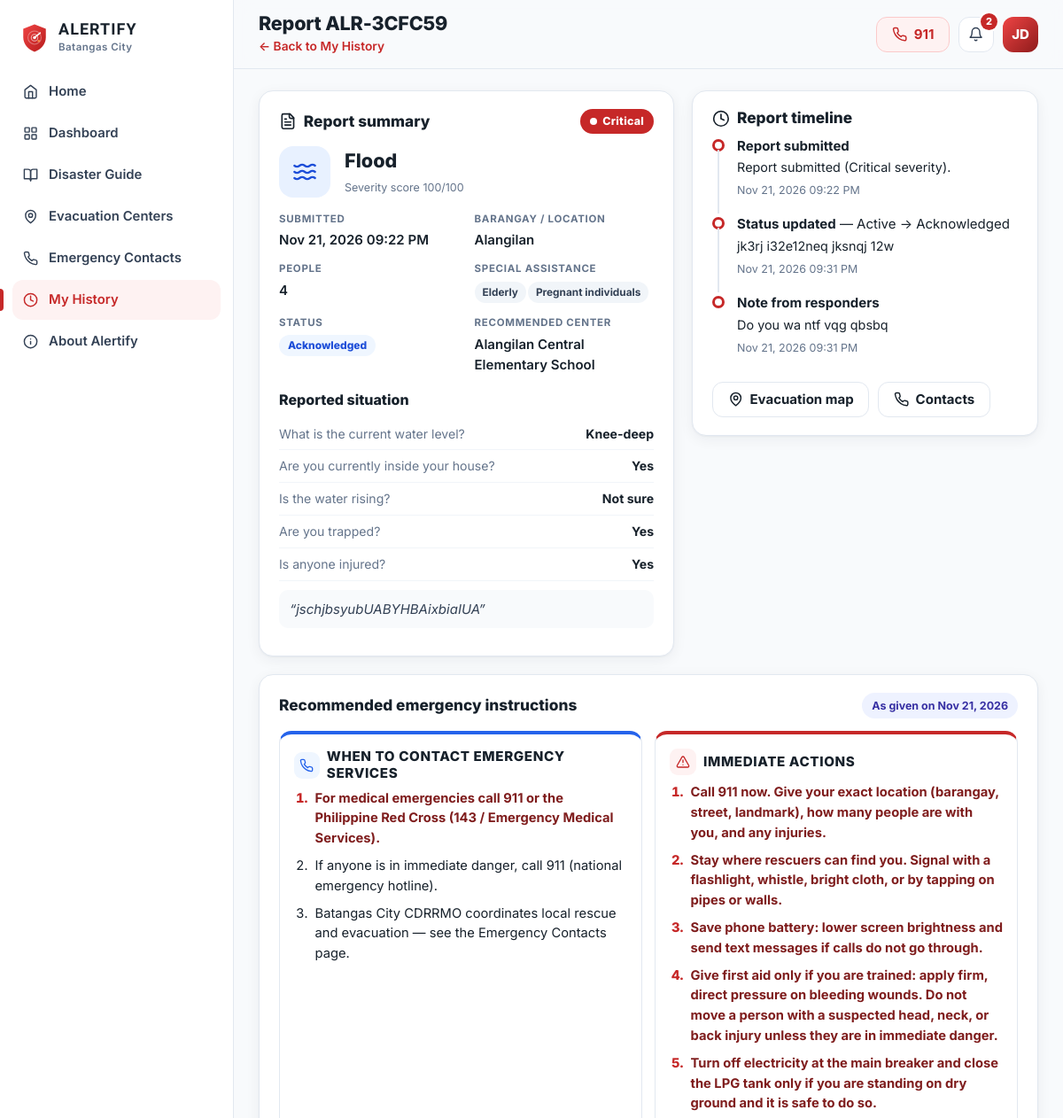
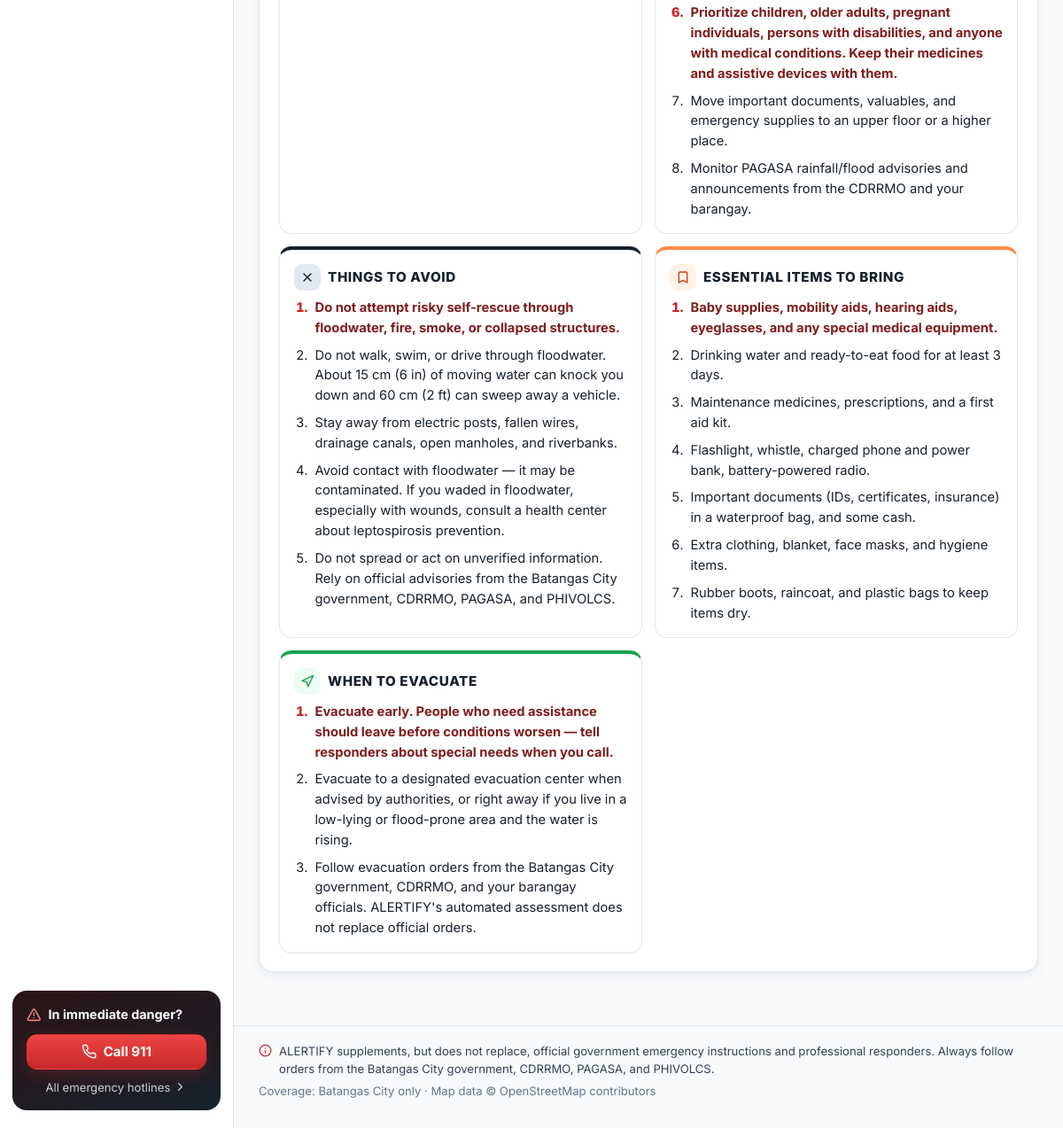
The page /history/ALR-3CFC59 (signed in) on the database its author committed (2 pictures, top to bottom).
### models.py (models this page shows, shortened)
class DisasterReport(db.Model):
    __tablename__ = "disaster_reports"
    id = db.Column(db.Integer, primary_key=True)
    reference = db.Column(db.String(16), unique=True, index=True)
    user_id = db.Column(db.Integer, db.ForeignKey("users.id"), index=True)
    guest_token = db.Column(db.String(64), index=True)  # for reports made before login
    category_id = db.Column(db.Integer, db.ForeignKey("disaster_categories.id"), nullable=False)
    answers_json = db.Column(db.Text, default="{}")
    barangay = db.Column(db.String(80))
    latitude = db.Column(db.Float)
    longitude = db.Column(db.Float)
    location_accuracy = db.Column(db.Float)
    location_source = db.Column(db.String(20))  # gps | map_pin | manual
    people_count = db.Column(db.Integer, default=1)
    special_assistance = db.Column(db.String(255))
    description = db.Column(db.Text)
    severity = db.Column(db.String(12))       # low|moderate|high|critical
    severity_score = db.Column(db.Integer)
    flags = db.Column(db.String(255))
    instructions_json = db.Column(db.Text)    # snapshot of what ALERTIFY recommended
    recommended_center_id = db.Column(db.Integer, db.ForeignKey("evacuation_centers.id"))
    recommended_distance_km = db.Column(db.Float)
    status = db.Column(db.String(20), default="active")  # active|acknowledged|responding|resolved|closed
    saved = db.Column(db.Boolean, default=False)
    created_at = db.Column(db.DateTime, default=utcnow, index=True)
    updated_at = db.Column(db.DateTime, default=utcnow, onupdate=utcnow)
    user = db.relationship("User", back_populates="reports")
    category = db.relationship("DisasterCategory")
    recommended_center = db.relationship("EvacuationCenter")
    history = db.relationship("ReportHistory", back_populates="report",
                              order_by="ReportHistory.created_at",
                              cascade="all, delete-orphan")
    @property
    def instructions(self):
        try:
            return json.loads(self.instructions_json or "{}")
        except ValueError:
            return {}

class User(UserMixin, db.Model):
    __tablename__ = "users"
    id = db.Column(db.Integer, primary_key=True)
    full_name = db.Column(db.String(120), nullable=False)
    email = db.Column(db.String(160), unique=True, nullable=False, index=True)
    phone = db.Column(db.String(30))
    barangay = db.Column(db.String(80))
    password_hash = db.Column(db.String(255), nullable=False)
    is_active_account = db.Column(db.Boolean, default=True, nullable=False)
    reset_token = db.Column(db.String(64), index=True)
    reset_expires = db.Column(db.DateTime)
    created_at = db.Column(db.DateTime, default=utcnow)
    last_login = db.Column(db.DateTime)
    reports = db.relationship("DisasterReport", back_populates="user", lazy="dynamic")
    admin_account = db.relationship("AdminAccount", back_populates="user", uselist=False,
                                    foreign_keys="AdminAccount.user_id",
                                    cascade="all, delete-orphan")
    @property
    def is_active(self):  # Flask-Login: blocks deactivated accounts
        return self.is_active_account
    @property
    def is_admin(self):
        return self.admin_account is not None and self.admin_account.active
    @property
    def initials(self):
        parts = [p for p in self.full_name.split() if p]
        return "".join(p[0] for p in parts[:2]).upper() or "U"

class DisasterCategory(db.Model):
    __tablename__ = "disaster_categories"
    id = db.Column(db.Integer, primary_key=True)
    code = db.Column(db.String(30), unique=True, nullable=False)
    name = db.Column(db.String(60), nullable=False)
    icon = db.Column(db.String(10))
    description = db.Column(db.String(255))
    sort_order = db.Column(db.Integer, default=0)
    active = db.Column(db.Boolean, default=True)

class EvacuationCenter(db.Model):
    __tablename__ = "evacuation_centers"
    id = db.Column(db.Integer, primary_key=True)
    name = db.Column(db.String(200), nullable=False)
    location = db.Column(db.String(200))          # location text exactly as in source
    barangay = db.Column(db.String(80), index=True)
    capacity_families = db.Column(db.Integer)     # None = not provided in source
    capacity_persons = db.Column(db.Integer)
    latitude = db.Column(db.Float)
    longitude = db.Column(db.Float)
    source = db.Column(db.String(200))
    source_note = db.Column(db.String(255))
    verified = db.Column(db.Boolean, default=False)
    verified_at = db.Column(db.DateTime)
    verified_by = db.Column(db.Integer, db.ForeignKey("users.id"))
    hazards = db.Column(db.String(200), default="")
    operational_status = db.Column(db.String(20), default="unknown")  # unknown|open|full|closed
    status_updated_at = db.Column(db.DateTime)
    active = db.Column(db.Boolean, default=True)
    created_at = db.Column(db.DateTime, default=utcnow)
    updated_at = db.Column(db.DateTime, default=utcnow, onupdate=utcnow)

class ReportHistory(db.Model):
    __tablename__ = "report_history"
    id = db.Column(db.Integer, primary_key=True)
    report_id = db.Column(db.Integer, db.ForeignKey("disaster_reports.id"), nullable=False, index=True)
    event = db.Column(db.String(30), nullable=False)  # created|status_change|saved|claimed|note
    old_status = db.Column(db.String(20))
    new_status = db.Column(db.String(20))
    note = db.Column(db.String(500))
    actor_id = db.Column(db.Integer, db.ForeignKey("users.id"))
    created_at = db.Column(db.DateTime, default=utcnow)
    report = db.relationship("DisasterReport", back_populates="history")
    actor = db.relationship("User")

### app.py (the view)
@app.route("/history/<ref>")
@login_required
def history_detail(ref):
    r = DisasterReport.query.filter_by(reference=ref, user_id=current_user.id).first_or_404()
    return render_template("history_detail.html", r=r, data=r.instructions, sections=engine.SECTIONS,
                           special_labels=dict(engine.SPECIAL_ASSISTANCE))

### app.py (called while the page is built, shortened)
@login_manager.user_loader
def load_user(uid):
    return db.session.get(User, int(uid))

def ph_time(dt, fmt="%b %d, %Y %I:%M %p"):
    return (dt + PH_OFFSET).strftime(fmt) if dt else "—"

def csrf_token():
    if "csrf" not in session:
        session["csrf"] = secrets.token_urlsafe(32)
    return session["csrf"]

@app.before_request
def csrf_protect():
    session.permanent = True

@app.after_request
def security_headers(resp):
    resp.headers.setdefault("X-Content-Type-Options", "nosniff")
    resp.headers.setdefault("X-Frame-Options", "SAMEORIGIN")
    resp.headers.setdefault("Referrer-Policy", "strict-origin-when-cross-origin")
    resp.headers.setdefault("Permissions-Policy", "geolocation=(self)")
    return resp

def visible_notifications(limit=None):
    now = utcnow()
    qry = Notification.query.filter(Notification.active.is_(True),
                                    or_(Notification.expires_at.is_(None), Notification.expires_at > now))
    if current_user.is_authenticated and current_user.barangay:
        qry = qry.filter(or_(Notification.barangay.is_(None), Notification.barangay == "",
                             Notification.barangay == current_user.barangay))
    qry = qry.order_by(Notification.created_at.desc())
    return qry.limit(limit).all() if limit else qry.all()

def unread_ids(notes):
    ids = [n.id for n in notes]
    if not ids:
        return set()
    if current_user.is_authenticated:
        read = {r.notification_id for r in NotificationRead.query.filter(
            NotificationRead.user_id == current_user.id, NotificationRead.notification_id.in_(ids))}
        return set(ids) - read
    seen = session.get("notif_seen", 0)
    return {n.id for n in notes if n.id > seen}

@app.context_processor
def inject_globals():
    notes = visible_notifications(limit=8)
    return {
        "categories": DisasterCategory.query.filter_by(active=True).order_by(DisasterCategory.sort_order).all(),
        "primary_contacts": EmergencyContact.query.filter_by(active=True, is_primary=True)
        .order_by(EmergencyContact.sort_order).all(),
        "nav_notifications": notes,
        "nav_unread": unread_ids(notes),
        "severity_labels": engine.SEVERITY_LABELS,
    }

### models.py (called while the page is built)
def utcnow():
    return datetime.now(timezone.utc).replace(tzinfo=None)

### templates/history_detail.html (shortened to what this page needs)
{% extends "app_layout.html" %}
{% import "_macros.html" as m with context %}
{% block page_title %}Report {{ r.reference }}{% endblock %}
{% block page_sub %}<p><a class="link" href="{{ url_for('history') }}">← Back to My History</a></p>{% endblock %}
{% block content %}
<div class="result-grid">
  <section class="card assess">
    <div class="card-head"><h2>{{ icon('file') }} Report summary</h2>{{ m.severity_badge(r.severity) }}</div>
    <div class="assess-top">
      <span class="hz-ic lg hz-{{ r.category.code }}">{{ icon(r.category.code) }}</span>
      <div><div class="assess-dis">{{ r.category.name }}</div><small class="muted">Severity score {{ r.severity_score }}/100</small></div>
    </div>
    <dl class="kv">
      <div><dt>Submitted</dt><dd>{{ r.created_at|ph }}</dd></div>
      <div><dt>Barangay / location</dt><dd>{{ r.barangay or '—' }}{% if r.latitude is not none %}<br><small class="muted">{{ '%.5f'|format(r.latitude) }}, {{ '%.5f'|format(r.longitude) }}</small>{% endif %}</dd></div>
      <div><dt>People</dt><dd>{{ r.people_count }}</dd></div>
      {% if r.special_assistance %}<div><dt>Special assistance</dt><dd>{% for s in r.special_assistance.split(',') %}<span class="tag">{{ special_labels.get(s, s) }}</span>{% endfor %}</dd></div>{% endif %}
      <div><dt>Status</dt><dd>{{ m.status_badge(r.status) }}</dd></div>
      <div><dt>Recommended center</dt><dd>{% if r.recommended_center %}{{ r.recommended_center.name }}{% else %}—{% endif %}</dd></div>
    </dl>
    <h3 class="mt">Reported situation</h3>
    <ul class="answer-list">{% for a in data.answers %}<li><span>{{ a.q }}</span><b>{{ a.a }}</b></li>{% endfor %}</ul>
    {% if r.description %}<p class="desc">“{{ r.description }}”</p>{% endif %}
  </section>
  <section class="card">
    <h2>{{ icon('clock') }} Report timeline</h2>
    <ol class="timeline">
      {% for h in r.history %}
        <li>
          <span class="tl-dot"></span>
          <div>
            <b>{{ {'created':'Report submitted','status_change':'Status updated','saved':'Saved to history','claimed':'Linked to your account','note':'Note from responders'}[h.event] }}</b>
            {% if h.event == 'status_change' %} — {{ h.old_status|capitalize }} → {{ h.new_status|capitalize }}{% endif %}
            {% if h.note %}<p>{{ h.note }}</p>{% endif %}
            <small class="muted">{{ h.created_at|ph }}</small>
          </div>
        </li>
      {% endfor %}
    </ol>
    <div class="row-actions">
      <a class="btn btn-outline" href="{{ url_for('evacuation_centers', hazard=r.category.code, lat=r.latitude or '', lng=r.longitude or '', center=r.recommended_center_id or '') }}">{{ icon('pin') }} Evacuation map</a>
      <a class="btn btn-outline" href="{{ url_for('contacts') }}">{{ icon('phone') }} Contacts</a>
    </div>
  </section>
</div>
<section class="card">
  <div class="card-head"><h2>Recommended emergency instructions</h2><span class="chip chip-auto">As given on {{ r.created_at|ph('%b %d, %Y') }}</span></div>
  {{ m.instruction_sections(data, sections, danger_first=data.immediate_danger) }}
</section>
{% endblock %}

### templates/app_layout.html (shortened to what this page needs)
{% extends "base.html" %}
{% import "_macros.html" as m with context %}
{% set nav = [
  ('index', 'home', 'Home'),
  ('dashboard', 'grid', 'Dashboard'),
  ('guide', 'book', 'Disaster Guide'),
  ('evacuation_centers', 'pin', 'Evacuation Centers'),
  ('contacts', 'phone', 'Emergency Contacts'),
  ('history', 'clock', 'My History'),
  ('about', 'info', 'About Alertify'),
] %}
{% block body_class %}app{% endblock %}
{% block body %}
<div class="shell">
  <aside class="sidebar" id="sidebar" aria-label="Main navigation">
    <a class="brand" href="{{ url_for('index') }}">
      <img src="{{ url_for('static', filename='img/logo.svg') }}" alt="" width="34" height="34">
      <span><b>ALERTIFY</b><small>Batangas City</small></span>
    </a>
    <nav class="side-nav">
      {% for ep, ic, label in nav %}
        <a href="{{ url_for(ep) }}" class="{{ 'active' if request.endpoint and (request.endpoint == ep or request.endpoint.startswith(ep + '_') or (ep == 'history' and request.endpoint == 'history_detail') or (ep == 'guide' and request.endpoint == 'guide_detail')) }}">
          {{ icon(ic) }}<span>{{ label }}</span>
        </a>
      {% endfor %}
    </nav>
    <div class="side-sos">
      <div class="side-sos-title">{{ icon('alert') }} In immediate danger?</div>
      <a class="btn btn-red btn-block" href="tel:911">{{ icon('phone') }} Call 911</a>
      <a class="side-sos-link" href="{{ url_for('contacts') }}">All emergency hotlines {{ icon('chevron') }}</a>
    </div>
  </aside>
  <div class="main-col">
    <header class="topbar">
      <div class="topbar-title">
        <h1>{% block page_title %}{% endblock %}</h1>
        {% block page_sub %}{% endblock %}
      </div>
      <div class="topbar-actions">
        <a class="btn btn-sos hide-sm" href="tel:911">{{ icon('phone') }} 911</a>
        <div class="dropdown">
          <button class="icon-btn" data-dropdown="notif-menu" aria-label="Notifications" aria-haspopup="true">
            {{ icon('bell') }}
            {% if nav_unread %}<span class="dot-count">{{ nav_unread|length }}</span>{% endif %}
          </button>
        </div>
        {% if current_user.is_authenticated %}
          <div class="dropdown">
            <button class="avatar" data-dropdown="user-menu" aria-label="Account menu" aria-haspopup="true">{{ current_user.initials }}</button>
          </div>
        {% else %}
          <a class="btn btn-ghost hide-sm" href="{{ url_for('login', next=request.path) }}">Log in</a>
          <a class="btn btn-dark" href="{{ url_for('register') }}">Sign up</a>
        {% endif %}
      </div>
    </header>
    <main id="main" class="content">
      {% block content %}{% endblock %}
    </main>
    <footer class="app-foot">
      <p>{{ icon('info') }} ALERTIFY supplements, but does not replace, official government emergency instructions and professional responders. Always follow orders from the Batangas City government, CDRRMO, PAGASA, and PHIVOLCS.</p>
      <p class="muted">Coverage: Batangas City only · Map data © OpenStreetMap contributors</p>
    </footer>
  </div>
</div>
{% endblock %}

### templates/_macros.html (shortened to what this page needs)
{% macro severity_badge(sev) %}
  <span class="sev sev-{{ sev }}"><i></i>{{ severity_labels.get(sev, sev)|default(sev) }}</span>
{% endmacro %}
{% macro status_badge(st) %}
  <span class="status status-{{ st }}">{{ st|capitalize }}</span>
{% endmacro %}
{% macro instruction_sections(data, sections, danger_first=false) %}
  {% set order = sections %}
  {% if danger_first %}
    {% set order = [sections[4]] + sections[:4] %}
  {% endif %}
  <div class="instr-grid">
  {% for key, label in order %}
    {% set items = data.sections[key] if data.sections else [] %}
    {% if items %}
      <section class="instr instr-{{ key }}">
        <h3>
          <span class="instr-ic">{{ icon({'immediate':'alert','avoid':'x','bring':'bookmark','evacuate':'navigation','contact':'phone'}[key]) }}</span>
          {{ label }}
        </h3>
        <ol>
          {% for it in items %}
            <li class="{{ 'urgent' if it.urgent }}">{{ it.text }}</li>
          {% endfor %}
        </ol>
      </section>
    {% endif %}
  {% endfor %}
  </div>
{% endmacro %}

### rows shown on the page
DisasterReport: reference "ALR-3CFC59", get "Critical", severity_score "100", created_at|ph "Nov 21, 2026 09:22 PM", barangay "Alangilan", people_count "4", status "Acknowledged", description "jschjbsyubUABYHBAixbiaIUA", created_at|ph "Nov 21, 2026"
User: initials "JD"
DisasterCategory: category.name "Flood"
EvacuationCenter: recommended_center.name "Alangilan Central Elementary School"
ReportHistory: event "Report submitted", note "Report submitted (Critical severity).", created_at|ph "Nov 21, 2026 09:22 PM"
ReportHistory: event "Status updated", old_status "Active", new_status "Acknowledged", note "jk3rj i32e12neq jksnqj 12w", created_at|ph "Nov 21, 2026 09:31 PM"
ReportHistory: event "Note from responders", note "Do you wa ntf vqg qbsbq", created_at|ph "Nov 21, 2026 09:31 PM"

### other values the page prints
{{ label }} "Home" "Dashboard" "Disaster Guide" "Evacuation Centers" "Emergency Contacts" "My History" "About Alertify"
{{ nav_unread|length }} "2"
{{ special_labels.get(s, s) }} "Elderly" "Pregnant individuals"
{{ a.q }} "What is the current water level?" "Are you currently inside your house?" "Is the water rising?" "Are you trapped?" "Is anyone injured?"
{{ a.a }} "Knee-deep" "Yes" "Not sure" "Yes" "Yes"
{{ label }} "WHEN TO CONTACT EMERGENCY SERVICES" "IMMEDIATE ACTIONS" "THINGS TO AVOID" "ESSENTIAL ITEMS TO BRING" "WHEN TO EVACUATE"
{{ it.text }} "For medical emergencies call 911 or the Philippine Red Cross (143 / Emergency Medical Services)." "If anyone is in immediate danger, call 911 (national emergency hotline)." "Batangas City CDRRMO coordinates local rescue and evacuation — see the Emergency Contacts page." "Call 911 now. Give your exact location (barangay, street, landmark), how many people are with you, and any injuries." "Stay where rescuers can find you. Signal with a flashlight, whistle, bright cloth, or by tapping on pipes or walls." "Save phone battery: lower screen brightness and send text messages if calls do not go through." "Give first aid only if you are trained: apply firm, direct pressure on bleeding wounds. Do not move a person with a suspected head, neck, or back injury unless they are in immediate danger." "Turn off electricity at the main breaker and close the LPG tank only if you are standing on dry ground and it is safe to do so." "Prioritize children, older adults, pregnant individuals, persons with disabilities, and anyone with medical conditions. Keep their medicines and assistive devices with them." "Move important documents, valuables, and emergency supplies to an upper floor or a higher place." "Monitor PAGASA rainfall/flood advisories and announcements from the CDRRMO and your barangay." "Do not attempt risky self-rescue through floodwater, fire, smoke, or collapsed structures." "Do not walk, swim, or drive through floodwater. About 15 cm (6 in) of moving water can knock you down and 60 cm (2 ft) can sweep away a vehicle." "Stay away from electric posts, fallen wires, drainage canals, open manholes, and riverbanks." "Avoid contact with floodwater — it may be contaminated. If you waded in floodwater, especially with wounds, consult a health center about leptospirosis prevention." "Do not spread or act on unverified information. Rely on official advisories from the Batangas City government, CDRRMO, PAGASA, and PHIVOLCS." "Baby supplies, mobility aids, hearing aids, eyeglasses, and any special medical equipment." "Drinking water and ready-to-eat food for at least 3 days." "Maintenance medicines, prescriptions, and a first aid kit." "Flashlight, whistle, charged phone and power bank, battery-powered radio." "Important documents (IDs, certificates, insurance) in a waterproof bag, and some cash." "Extra clothing, blanket, face masks, and hygiene items." "Rubber boots, raincoat, and plastic bags to keep items dry." "Evacuate early. People who need assistance should leave before conditions worsen — tell responders about special needs when you call." "Evacuate to a designated evacuation center when advised by authorities, or right away if you live in a low-lying or flood-prone area and the water is rising." "Follow evacuation orders from the Batangas City government, CDRRMO, and your barangay officials. ALERTIFY's automated assessment does not replace official orders."
